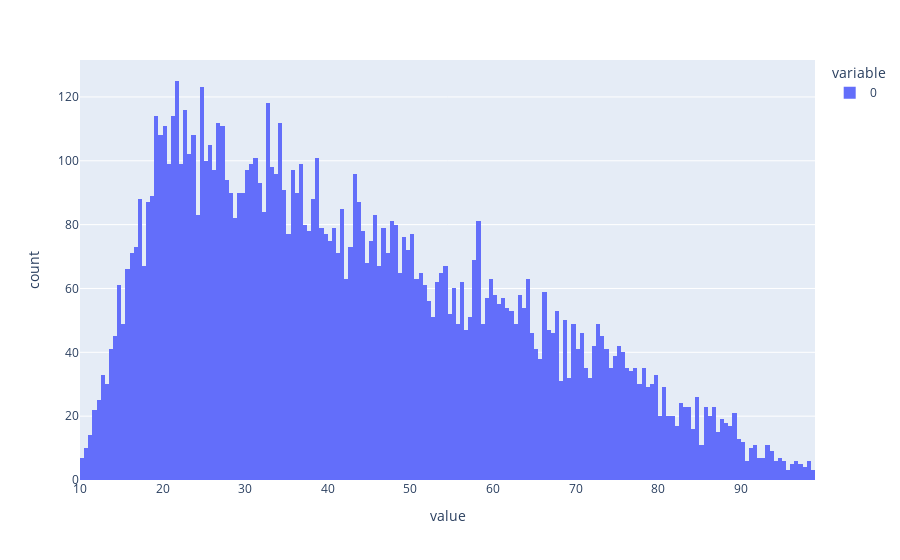

Notebook code for this chart:
### Code cell
# import the required libraries 
import random 
import plotly.express as px


# store the random numbers in a list 
nums = [] 
low = 10
high = 100
mode = 20

for i in range(10000): 
	temp = random.triangular(low, high, mode) 
	nums.append(temp) 
	
# plotting a graph 
px.histogram(nums, nbins=200).show()

### Figure 1 — Plotly figure (JSON) as saved in the notebook; plotly's stock layout.template omitted (floating-point values rounded to 4 significant figures; data arrays with more than 128 entries replaced by an {"elided": "..."} marker saying what was removed)
{"data": [{"alignmentgroup": "True", "bingroup": "x", "hovertemplate": "variable=0<br>value=%{x}<br>count=%{y}<extra></extra>", "legendgroup": "0", "marker": {"color": "#636efa", "pattern": {"shape": ""}}, "name": "0", "nbinsx": 200, "offsetgroup": "0", "orientation": "v", "showlegend": true, "type": "histogram", "x": {"elided": "10000 float values"}, "xaxis": "x", "yaxis": "y"}], "layout": {"barmode": "relative", "legend": {"title": {"text": "variable"}, "tracegroupgap": 0}, "margin": {"t": 60}, "xaxis": {"anchor": "y", "domain": [0, 1], "title": {"text": "value"}}, "yaxis": {"anchor": "x", "domain": [0, 1], "title": {"text": "count"}}}}
